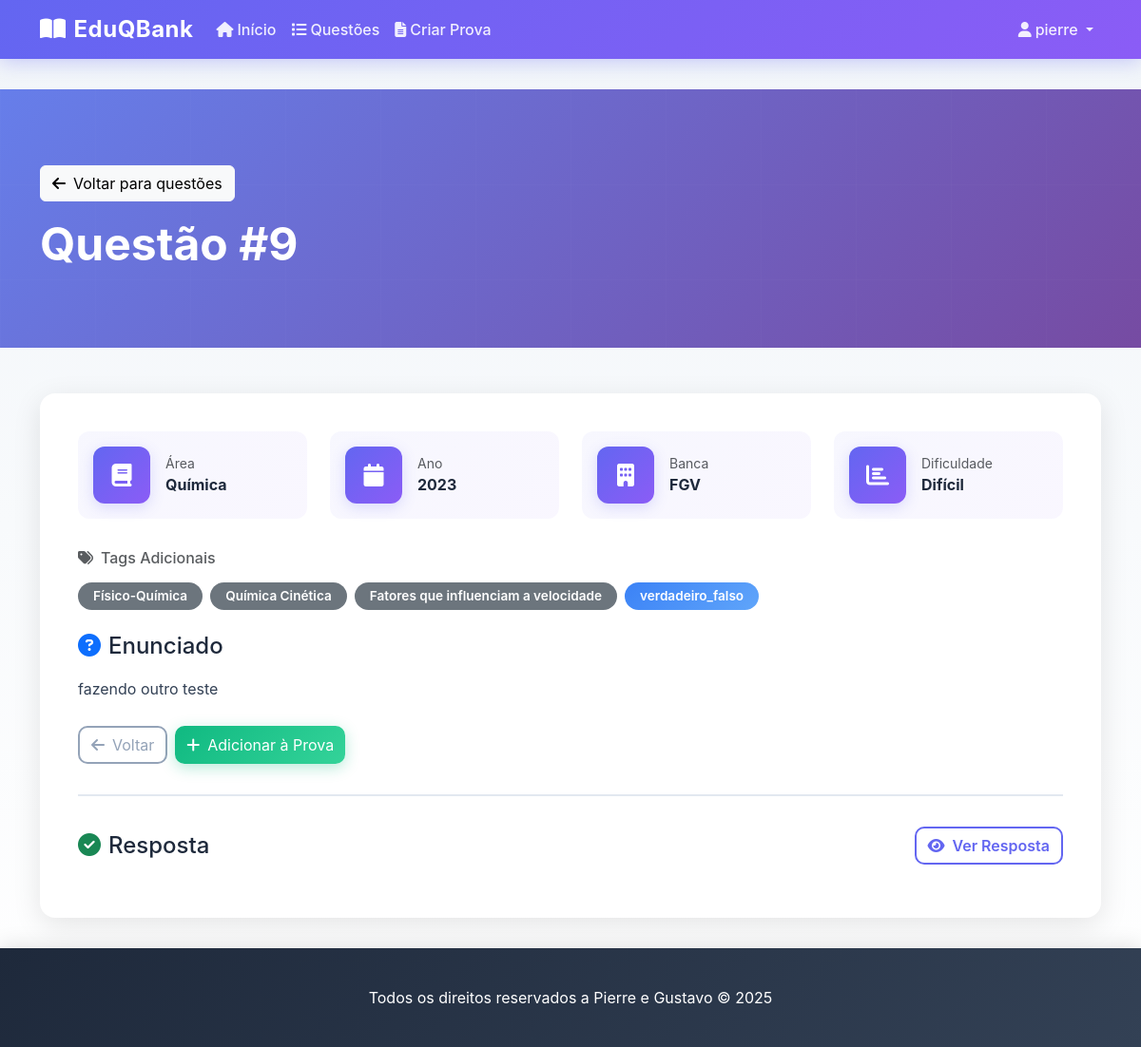
The page /questao/9/ (signed in) on the database its author committed.
### app/models.py (models this page shows, shortened)
class Questao(models.Model):
    area = models.ForeignKey('Conteudo', on_delete=models.PROTECT, related_name='q_area')
    unidade = models.ForeignKey('Conteudo', on_delete=models.PROTECT, related_name='q_unidade', null=True, blank=True)
    topico = models.ForeignKey('Conteudo', on_delete=models.PROTECT, related_name='q_topico', null=True, blank=True)
    subtopico = models.ForeignKey('Conteudo', on_delete=models.PROTECT, related_name='q_subtopico', null=True, blank=True)
    categoria = models.ForeignKey('Conteudo', on_delete=models.PROTECT, related_name='q_categoria', null=True, blank=True)
    ano = models.IntegerField()
    banca = models.CharField(max_length=100)
    tipo_questao = models.CharField(max_length=50)
    dificuldade = models.CharField(max_length=20)
    GRAU_ESCOLARIDADE_CHOICES = [
        ('fundamental', 'Ensino Fundamental'),
        ('medio', 'Ensino Médio'),
        ('superior', 'Ensino Superior'),
    ]
    grau_escolaridade = models.CharField(max_length=20, choices=GRAU_ESCOLARIDADE_CHOICES)
    enunciado = RichTextUploadingField('Enunciado')
    resposta = RichTextUploadingField('Resposta')
    resposta_gabarito = RichTextUploadingField('Resposta Gabarito', blank=True, null=True)

class Conteudo(models.Model):
    nome = models.CharField(max_length=500)
    pai = models.ForeignKey('self', null=True, blank=True, on_delete=models.PROTECT, related_name='subconteudos')
    TIPO_CHOICES = [
        ('area', 'Área'),
        ('unidade', 'Unidade'),
        ('topico', 'Tópico'),
        ('subtopico', 'Subtópico'),
        ('categoria', 'Categoria'),
    ]
    tipo = models.CharField(max_length=20, choices=TIPO_CHOICES)

### app/views/pages.py (the view)
@login_required
def questao_detail(request, questao_id):
    questao = get_object_or_404(Questao, id=questao_id)
    questao.enunciado_rendered = html_render_math_to_img(questao.enunciado or "")
    questao.resposta_rendered = html_render_math_to_img(questao.resposta or "")
    context = {
        'questao': questao,
    }
    return render(request, 'app/pages/questao_detail.html', context)

### app/templates/app/pages/questao_detail.html (shortened to what this page needs)
{% extends "app/base.html" %}
{% load static %}
{% block content %}
<div class="hero-section">
    <div class="container">
        <a href="{% url 'questoes_list' %}" class="btn btn-light mb-3">
            <i class="fas fa-arrow-left me-2"></i>Voltar para questões
        </a>
        <h1 class="display-5 fw-bold mb-0">Questão #{{ questao.id }}</h1>
    </div>
</div>
<div class="container">
    <div class="questao-container">
        <div class="metadata-grid">
            <div class="metadata-item">
                <div class="metadata-icon bg-primary text-white">
                    <i class="fas fa-book"></i>
                </div>
                <div>
                    <small class="text-muted d-block">Área</small>
                    <strong>{{ questao.area.nome }}</strong>
                </div>
            </div>
            <div class="metadata-item">
                <div class="metadata-icon bg-info text-white">
                    <i class="fas fa-calendar"></i>
                </div>
                <div>
                    <small class="text-muted d-block">Ano</small>
                    <strong>{{ questao.ano }}</strong>
                </div>
            </div>
            <div class="metadata-item">
                <div class="metadata-icon bg-secondary text-white">
                    <i class="fas fa-building"></i>
                </div>
                <div>
                    <small class="text-muted d-block">Banca</small>
                    <strong>{{ questao.banca }}</strong>
                </div>
            </div>
            <div class="metadata-item">
                <div class="metadata-icon bg-{% if questao.dificuldade == 'Fácil' %}success{% elif questao.dificuldade == 'Média' %}warning{% else %}danger{% endif %} text-white">
                    <i class="fas fa-chart-bar"></i>
                </div>
                <div>
                    <small class="text-muted d-block">Dificuldade</small>
                    <strong>{{ questao.dificuldade }}</strong>
                </div>
            </div>
        </div>
        {% if questao.unidade or questao.topico or questao.subtopico or questao.categoria %}
        <div class="mb-4">
            <h6 class="text-muted mb-3">
                <i class="fas fa-tags me-2"></i>Tags Adicionais
            </h6>
            <div class="d-flex flex-wrap gap-2">
                {% if questao.unidade %}
                <span class="badge bg-secondary">{{ questao.unidade.nome }}</span>
                {% endif %}
                {% if questao.topico %}
                <span class="badge bg-secondary">{{ questao.topico.nome }}</span>
                {% endif %}
                {% if questao.subtopico %}
                <span class="badge bg-secondary">{{ questao.subtopico.nome }}</span>
                {% endif %}
                <span class="badge bg-info">{{ questao.tipo_questao }}</span>
            </div>
        </div>
        {% endif %}
        <div class="mb-4">
            <h4 class="mb-3">
                <i class="fas fa-question-circle me-2 text-primary"></i>Enunciado
            </h4>
            <div class="prose">
                {{ questao.enunciado_rendered|safe }}
            </div>
        </div>
        <div class="mb-4 d-flex gap-2">
            <a href="{% url 'questoes_list' %}" class="btn btn-outline-secondary">
                <i class="fas fa-arrow-left me-2"></i>Voltar
            </a>
            <button class="btn btn-success" onclick="addQuestionToSelection({{ questao.id }}, {area: '{{ questao.area.nome }}', ano: {{ questao.ano }}})">
                <i class="fas fa-plus me-2"></i>Adicionar à Prova
            </button>
        </div>
        {% if questao.resposta %}
        <div class="answer-section">
            <div class="d-flex justify-content-between align-items-center mb-3">
                <h4 class="mb-0">
                    <i class="fas fa-check-circle me-2 text-success"></i>Resposta
                </h4>
                <button class="btn btn-outline-primary answer-toggle" onclick="toggleAnswer()">
                    <i class="fas fa-eye me-2"></i><span id="answerToggleText">Ver Resposta</span>
                </button>
            </div>
        </div>
        {% endif %}
    </div>
</div>
{% endblock %}

### app/templates/app/base.html (shortened to what this page needs)
{% load static %}
<!DOCTYPE html>
<html lang="pt-br">
<head>
    <link href="https://cdn.jsdelivr.net/npm/bootstrap@5.3.2/dist/css/bootstrap.min.css" rel="stylesheet">
    <link rel="stylesheet" href="https://cdnjs.cloudflare.com/ajax/libs/font-awesome/6.4.0/css/all.min.css">
</head>
<body>
    <nav class="navbar navbar-expand-lg navbar-dark">
        <div class="container">
            <a class="navbar-brand" href="{% url 'index' %}">
                <i class="fas fa-book-open me-2"></i>EduQBank
            </a>
            <div class="collapse navbar-collapse" id="navbarNav">
                <ul class="navbar-nav me-auto">
                    <li class="nav-item">
                        <a class="nav-link" href="{% url 'index' %}">
                            <i class="fas fa-home me-1"></i>Início
                        </a>
                    </li>
                    {% if user.is_authenticated %}
                    <li class="nav-item">
                        <a class="nav-link" href="{% url 'questoes_list' %}">
                            <i class="fas fa-list me-1"></i>Questões
                        </a>
                    </li>
                    <li class="nav-item">
                        <a class="nav-link" href="{% url 'criar_prova' %}">
                            <i class="fas fa-file-alt me-1"></i>Criar Prova
                        </a>
                    </li>
                    {% endif %}
                </ul>
                <ul class="navbar-nav">
                    {% if user.is_authenticated %}
                    <li class="nav-item dropdown">
                        <a class="nav-link dropdown-toggle" href="#" id="userDropdown" role="button" data-bs-toggle="dropdown">
                            <i class="fas fa-user me-1"></i>{{ user.username }}
                        </a>
                    </li>
                    {% endif %}
                </ul>
            </div>
        </div>
    </nav>
    <main class="main-content">
        {% block content %}{% endblock %}
    </main>
    <footer class="footer">
        <div class="container text-center">
            <p class="mb-0">Todos os direitos reservados a Pierre e Gustavo &copy; {% now "Y" %}</p>
        </div>
    </footer>
</body>
</html>

### app/templates/app/base.html (style rules this page uses)
:root { --primary-color: #6366f1; --primary-dark: #4f46e5; --primary-light: #818cf8; --secondary-color: #8b5cf6; --secondary-dark: #7c3aed; --success-color: #10b981; --success-light: #34d399; --danger-color: #ef4444; --danger-light: #f87171; --warning-color: #f59e0b; --warning-light: #fbbf24; --info-color: #3b82f6; --info-light: #60a5fa; --dark-color: #1e293b; --dark-light: #334155; --light-color: #f8fafc; --light-gray: #e2e8f0; --gray: #94a3b8; --white: #ffffff; --gradient-primary: linear-gradient(135deg, #6366f1 0%, #8b5cf6 100%); --gradient-hero: linear-gradient(135deg, #667eea 0%, #764ba2 100%); --gradient-success: linear-gradient(135deg, #10b981 0%, #34d399 100%); }
* { transition: background-color 0.2s ease, color 0.2s ease; }
body { font-family: 'Inter', 'Segoe UI', Tahoma, Geneva, Verdana, sans-serif; background: linear-gradient(to bottom, #f1f5f9 0%, #ffffff 100%); min-height: 100vh; display: flex; flex-direction: column; color: #1e293b; }
.navbar { background: var(--gradient-primary); box-shadow: 0 4px 20px rgba(99, 102, 241, 0.3); backdrop-filter: blur(10px); }
.navbar-brand { font-weight: 700; font-size: 1.5rem; letter-spacing: 0.5px; color: white !important; }
.navbar-nav .nav-link { color: rgba(255, 255, 255, 0.9) !important; font-weight: 500; transition: all 0.3s; }
.main-content { flex: 1; padding: 2rem 0; }
.btn-success { background: var(--gradient-success); border: none; border-radius: 10px; box-shadow: 0 4px 15px rgba(16, 185, 129, 0.3); }
.btn-outline-primary { border: 2px solid var(--primary-color); color: var(--primary-color); border-radius: 10px; font-weight: 600; transition: all 0.3s; }
.btn-outline-secondary { border: 2px solid var(--gray); color: var(--gray); border-radius: 10px; }
.footer { background: linear-gradient(135deg, #1e293b 0%, #334155 100%); color: white; padding: 2.5rem 0; margin-top: auto; box-shadow: 0 -4px 20px rgba(0,0,0,0.1); }
.hero-section { background: var(--gradient-hero); color: white; padding: 5rem 0; margin-bottom: 3rem; position: relative; overflow: hidden; }
.hero-section::before { content: ''; position: absolute; top: 0; left: 0; right: 0; bottom: 0; opacity: 0.3; }
.hero-section > * { position: relative; z-index: 1; }
.badge { padding: 0.5rem 1rem; border-radius: 25px; font-weight: 600; font-size: 0.85rem; }
.badge.bg-info { background: linear-gradient(135deg, #3b82f6 0%, #60a5fa 100%) !important; }
.prose { max-width: 100%; }
.prose p { margin-bottom: 1.2rem; line-height: 1.8; color: #334155; }
.questao-container { background: white; border-radius: 16px; padding: 2.5rem; box-shadow: 0 8px 30px rgba(0,0,0,0.1); }
.metadata-icon { background: var(--gradient-primary) !important; }

### app/templates/app/pages/questao_detail.html (style rules this page uses)
.metadata-grid { display: grid; grid-template-columns: repeat(auto-fit, minmax(200px, 1fr)); gap: 1.5rem; margin-bottom: 2rem; }
.metadata-item { display: flex; align-items: center; gap: 1rem; padding: 1rem; background: linear-gradient(135deg, rgba(99, 102, 241, 0.05) 0%, rgba(139, 92, 246, 0.05) 100%); border-radius: 12px; transition: all 0.3s; }
.metadata-icon { width: 60px; height: 60px; border-radius: 12px; display: flex; align-items: center; justify-content: center; font-size: 1.5rem; box-shadow: 0 4px 15px rgba(99, 102, 241, 0.2); }
.answer-section { margin-top: 2rem; padding-top: 2rem; border-top: 2px solid #e2e8f0; }
.answer-toggle { cursor: pointer; user-select: none; }

### rows shown on the page
Questao: id "9", area.nome "Química", ano "2023", banca "FGV", dificuldade "Difícil", unidade.nome "Físico-Química", topico.nome "Química Cinética", subtopico.nome "Fatores que influenciam a velocidade", tipo_questao "verdadeiro_falso", enunciado_rendered "fazendo outro teste"

### other values the page prints
{{ user.username }} "pierre"
